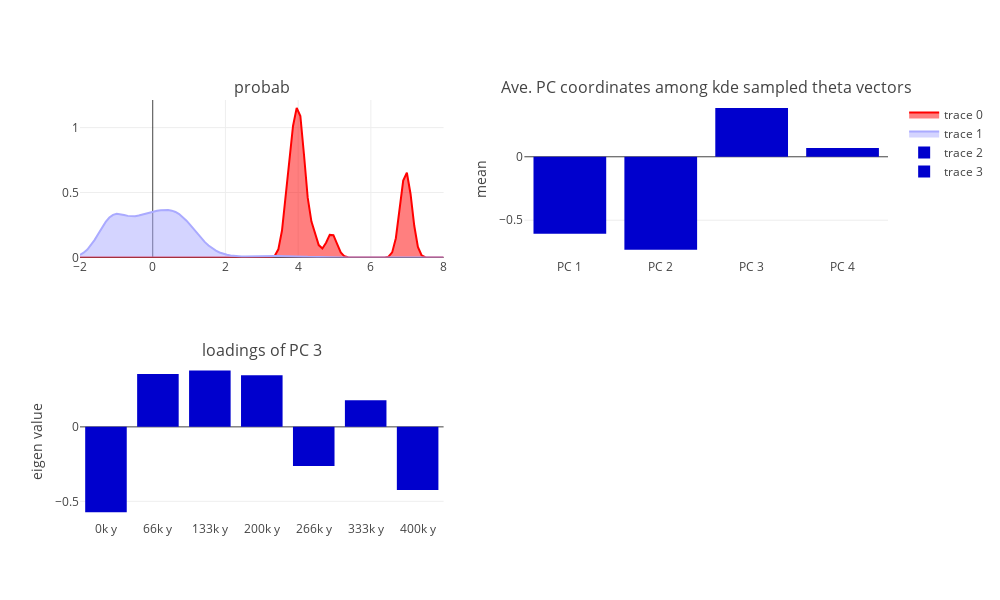

Notebook source saved alongside this figure:
### Code cell
from plotly import tools
from structure_tools.Coalesce_plots import PCA_sumplot

Ncols= 2
PC_select= 2
height= 600
width= 1000

PCA_sumplot(Z,zprime,Theta_record,pca,Ncols= Ncols,PC_select= PC_select,height= height, width= width)
